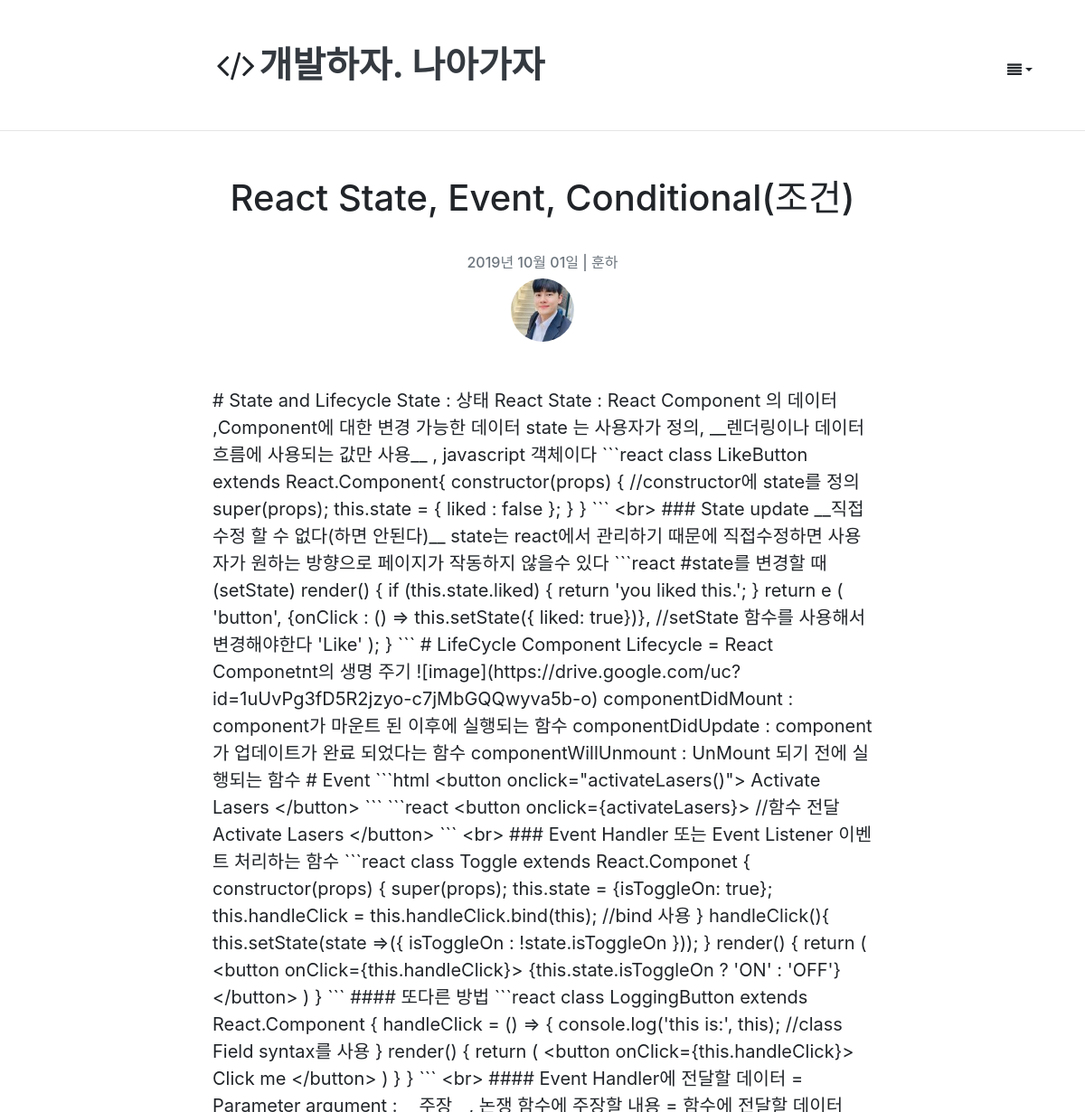
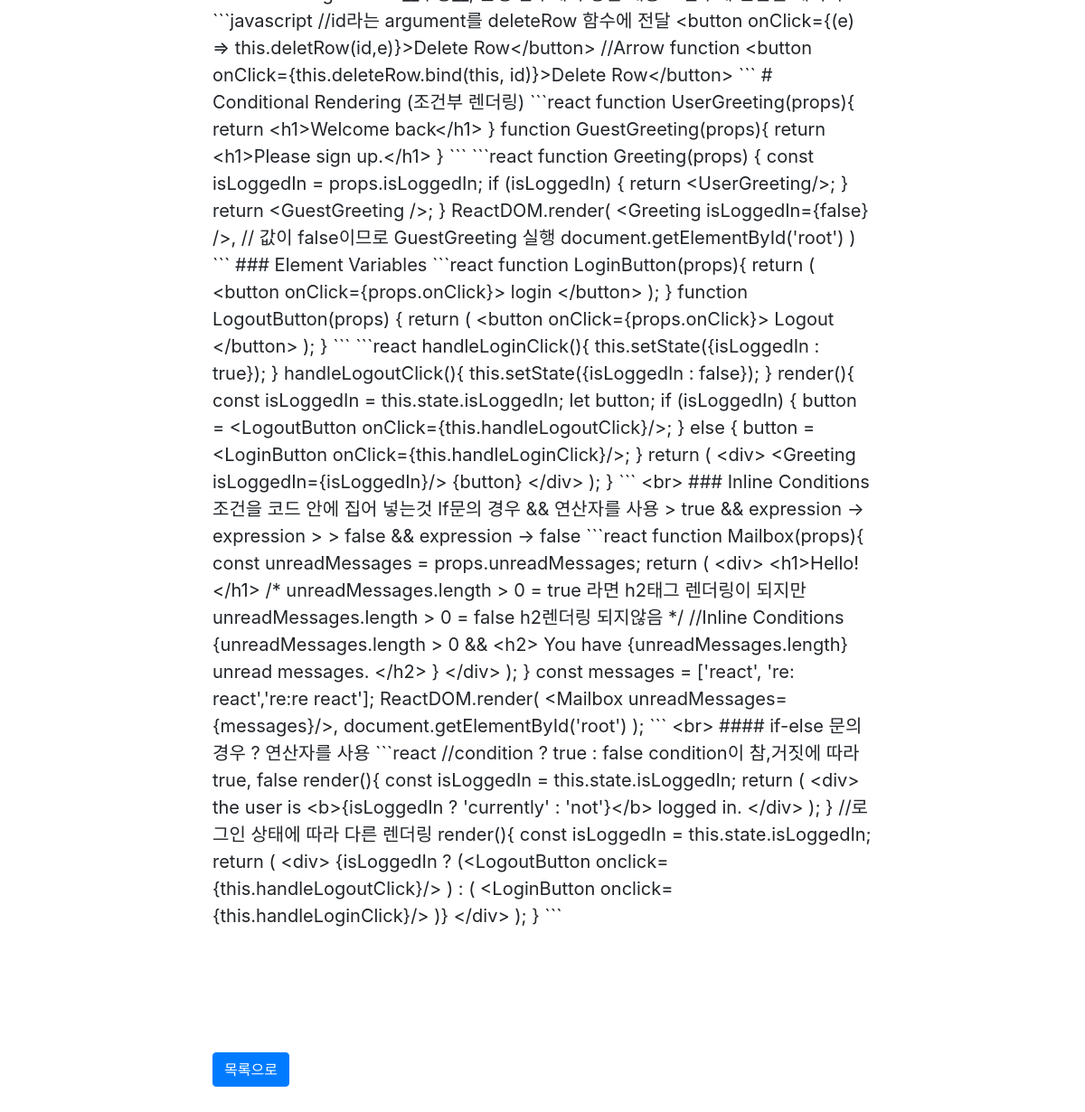
Page /54/ on the committed database (2 pictures, top to bottom).
### blog/models.py (models this page shows, shortened)
class Post(models.Model):
    author = models.ForeignKey(Account , on_delete=models.CASCADE)
    title = models.CharField(max_length=100, verbose_name = 'Title' , help_text = 'Please enter a posting title')
    text = models.TextField(verbose_name='Contents')
    photo = ProcessedImageField(blank=True, upload_to = 'blog/post/%Y' ,processors = [Thumbnail(300,300)],format='JPEG' ,options={'quality': 60})
    created_date= models.DateTimeField(default =timezone.now)
    published_date = models.DateTimeField(blank=True , null=True)
    tags = models.CharField(max_length=100, blank=True)
    class Meta:
        ordering = ['-id']

### account/models.py (models this page shows, shortened)
class Account(AbstractBaseUser, PermissionsMixin):
    email = models.EmailField(
        verbose_name=('email address'),
        max_length=255,
        unique=True,
    )
    username = models.CharField(('username'), max_length=30,
                                help_text=('Requierd. 30 characters or fewer. Letters, digits'
                                           ' and ./+/-/_ only'),
                                validators=[  # 정규식을 통한 특수문자 제외
                                    validators.RegexValidator(r'^[\w.+-]+$', ('Enter a valid username.'), 'invalid')
                                ])
    is_staff = models.BooleanField(('staff status'), default=False,
                                   help_text='Designates whether the user can log into this admin site')
    is_active = models.BooleanField(('active'), default=True,
                                    help_text='Designates whether this user should be treated as '
                                              'active. Unselect this instead of deleting accounts.')
    date_joined = models.DateTimeField(('date joined'), default=timezone.now)
    thumbnail = ProcessedImageField(blank=True, upload_to="profile" , null=True, processors=[ResizeToFill(100,100)],
                                    format='JPEG', options={'quality': 80})
    created_at = models.DateTimeField(auto_now_add=True)
    updated_at = models.DateTimeField(auto_now=True)
    object = AccountManager()
    USERNAME_FIELD = 'email'
    REQUIRED_FIELDS = ['username']
    class Meta:
        verbose_name = ('user')
        verbose_name_plural = ('users')
        swappable = 'AUTH_USER_MODEL'

### blog/views.py (the view)
# urls.py: path('<int:pk>/',views.post_detail, name='post_detail'),
def post_detail(request, pk):
    post = Post.objects.select_related('author').get(pk=pk)
    return render(request, 'blog/post_detail.html', {'post': post})

### blog/templates/blog/post_detail.html (shortened to what this page needs)
{% extends "blog/layout.html" %}
{% block content %}
    <div class="container">
        <div class="row">
            <div class="col-md-2"></div>
            <div class="col-md-8">
                <div class="post">
                    <div class="post-header" style="padding-bottom: 50px;">
                        <h1 style="text-align: center; padding-bottom: 30px;">{{ post.title }}</h1>
                        <div class="post-meta" style="text-align: center">
                            <h6 class="text-muted">  {{ post.published_date |date:"Y년 M d일" }}
                                | {{ post.author.username }}</h6>
                            <img src="{{ post.author.thumbnail.url }}" alt="" style=" width: 70px; border-radius: 50%">
                        </div>
                    </div>
                    <div class="content-markdown" id="editSection">
                        <div class="content" style="font-size:20px;">{{ post.text }}</div>
                    </div>
                        {% load disqus_tags %}
                    <br>
                    <a href="{% url 'post_list' %}" class="btn btn-primary">목록으로</a>
                    <br>
                </div>
            </div>
        </div>
    </div>
{% endblock %}

### templates/layout.html (style rules this page uses)
html { position: relative; min-height: 100%; }
body { margin-bottom: 60px; min-height: 100%; }

### rows in the picture
Post: title "React State, Event, Conditional(조건)", published_date "2019년 10월 01일", author.username "훈하", author.thumbnail (picture), text "# State and Lifecycle State : 상태 React State : React Component 의 데이터 ,Component에 대한 변경 가능한 데이터 state 는 사용자가 정의, __렌더링이나 데이터 흐름에 사용되는 값만 사용__ , javascript 객체이다 ```react class LikeButton extends React.Component{ constructor(props) { //constructor에 state를 정의 super(props); this.state = { liked : false }; } } ``` <br> ### State update __직접 수정 할 수 없다(하면 안된다)__ state는 react에서 관리하기 때문에 직접수정하면 사용자가 원하는 방향으로 페이지가 작동하지 않을수 있다 ```react #state를 변경할 때 (setState) render() { if (this.state.liked) { return 'you liked this.'; } return e ( 'button', {onClick : () => this.setState({ liked: true})}, //setState 함수를 사용해서 변경해야한다 'Like' ); } ``` # LifeCycle Component Lifecycle = React Componetnt의 생명 주기…"
